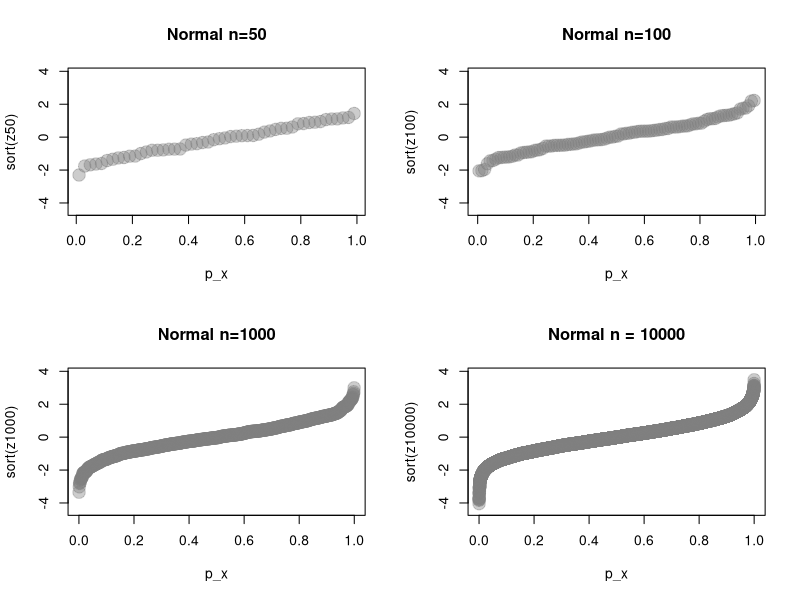
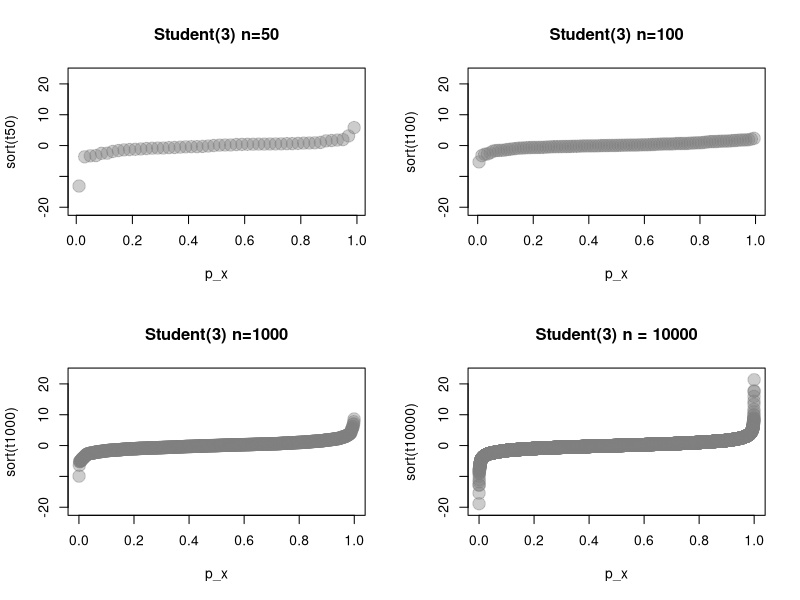
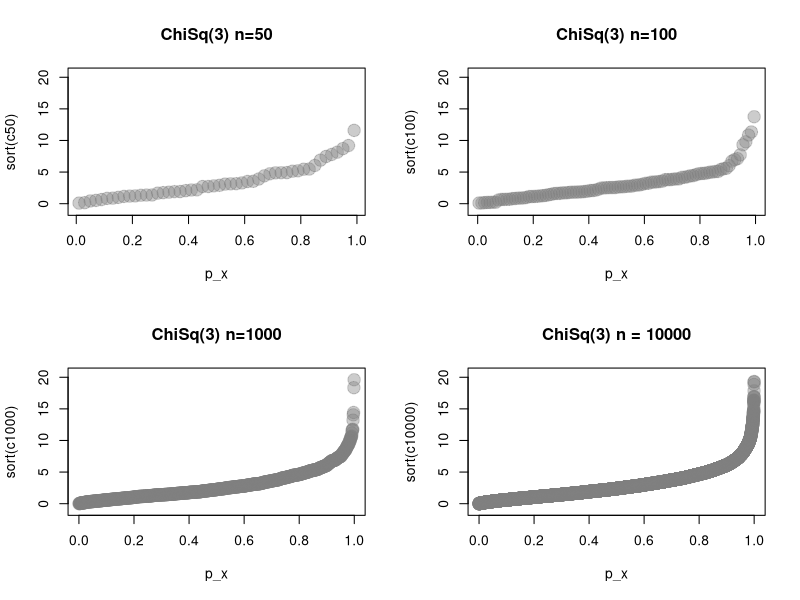
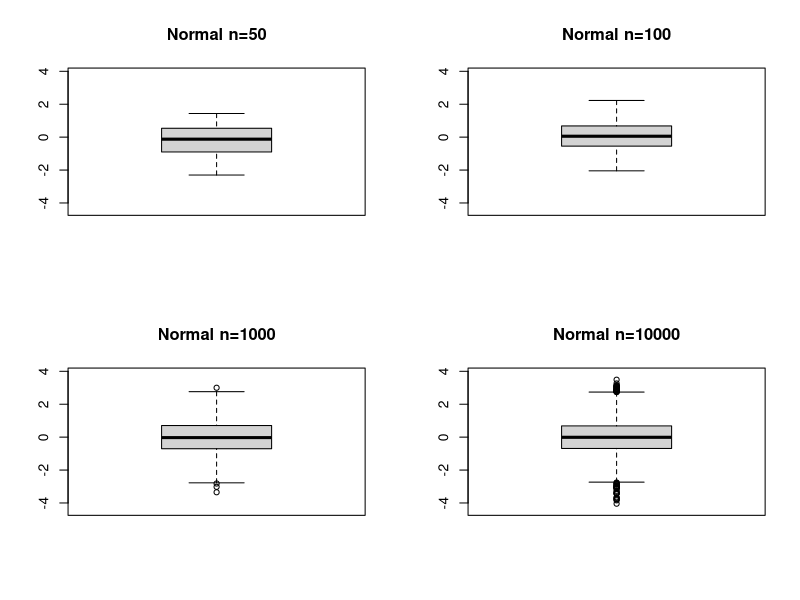
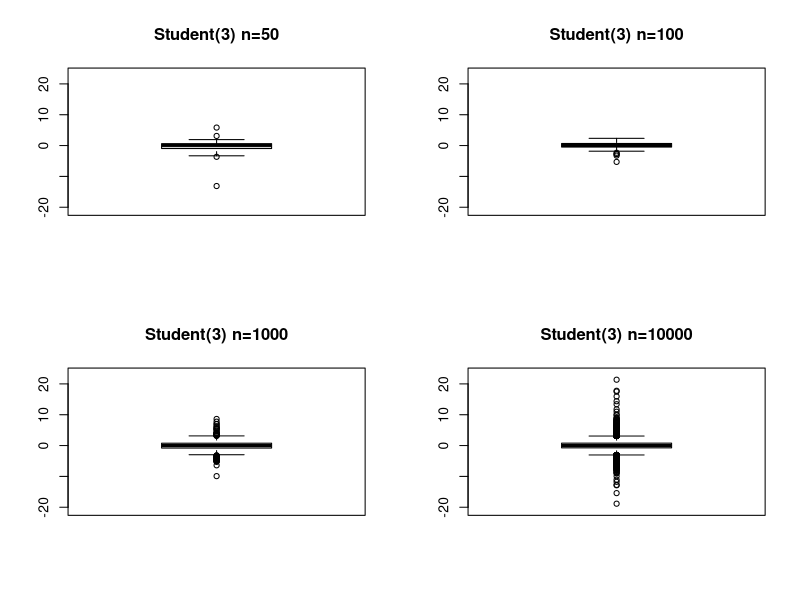
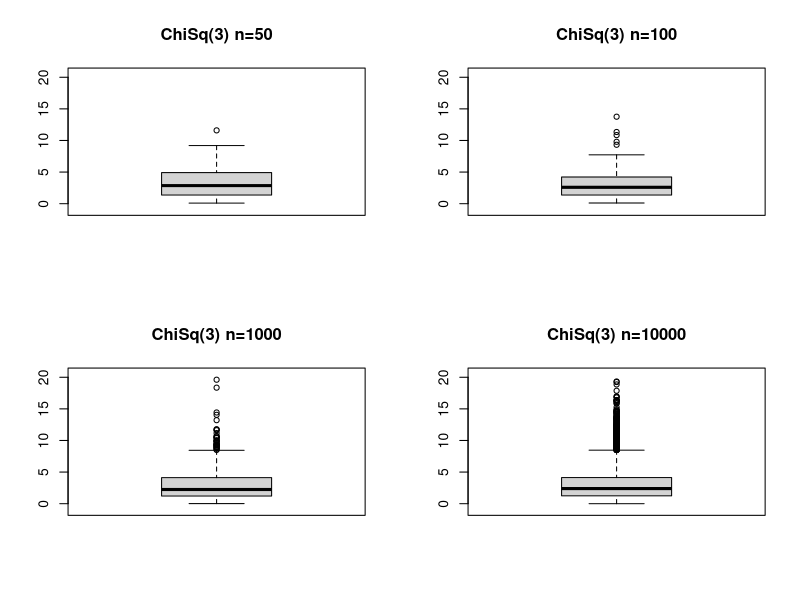
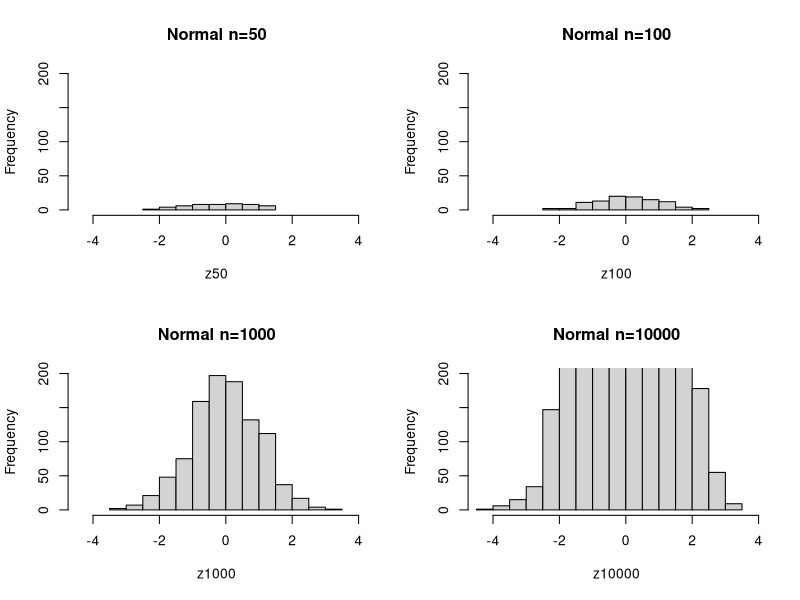
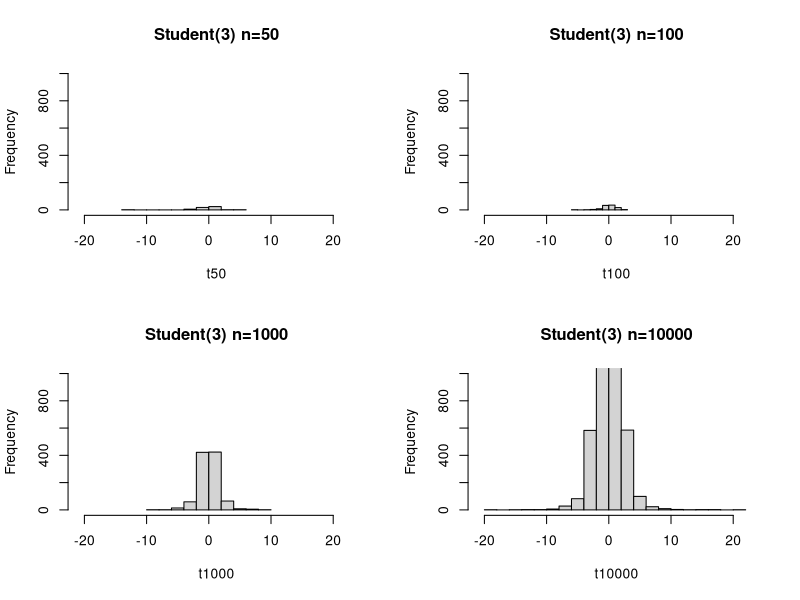

Write R code to recreate these figures, in order.
## ---- chunk 1
knitr::opts_chunk$set(echo = TRUE)
## ---- chunk 2
    set.seed(314159)
    n1 <- 50
    n2 <- 100
    n3 <- 1000
    n4 <- 10000
    # The normal data
    z50 <- rnorm(n1, mean=0, sd=1)
    z100 <- rnorm(n2, mean=0, sd=1)
    z1000 <- rnorm(n3, mean=0, sd=1)
    z10000 <- rnorm(n4, mean=0, sd=1)
    zlims <- extendrange(c(z50, z100, z1000, z10000))
    
    # The student t (3) data
    t50 <- rt(n1, df=3)
    t100 <- rt(n2, df=3)
    t1000 <- rt(n3, df=3)
    t10000 <- rt(n4, df=3)
    tlims <- extendrange(c(t50, t100, t1000, t10000))
    
    # The Chi-squared (3) data
    c50 <- rchisq(n1, df=3)
    c100 <- rchisq(n2, df=3)
    c1000 <- rchisq(n3, df=3)
    c10000 <- rchisq(n4, df=3)
    clims <- extendrange(c(c50, c100, c1000, c10000))
    
    
## ---- chunk 3
      # Normal
      par(mfrow=c(2,2))
      p_x <- ppoints(z50)
      plot(p_x, sort(z50), main="Normal n=50", ylim = zlims, col=adjustcolor("grey50", 0.4), pch=19, cex=2,)
      p_x <- ppoints(z100)
      plot(p_x, sort(z100), main="Normal n=100", ylim=zlims, col=adjustcolor("grey50", 0.4), pch=19, cex=2,)
      p_x <- ppoints(z1000)
      plot(p_x, sort(z1000), main="Normal n=1000", ylim=zlims, col=adjustcolor("grey50", 0.4), pch=19, cex=2,)
      p_x <- ppoints(z10000)
      plot(p_x, sort(z10000), main = "Normal n = 10000", ylim=zlims, col=adjustcolor("grey50", 0.4), pch=19, cex=2,)
## ---- chunk 4
    # Student(3)
    par(mfrow=c(2,2))
    p_x <- ppoints(t50)
    plot(p_x, sort(t50), main="Student(3) n=50", ylim = tlims, col=adjustcolor("grey50", 0.4), pch=19, cex=2,)
    p_x <- ppoints(t100)
    plot(p_x, sort(t100), main="Student(3) n=100", ylim=tlims, col=adjustcolor("grey50", 0.4), pch=19, cex=2,)
    p_x <- ppoints(t1000)
    plot(p_x, sort(t1000), main="Student(3) n=1000", ylim=tlims, col=adjustcolor("grey50", 0.4), pch=19, cex=2,)
    p_x <- ppoints(t10000)
    plot(p_x, sort(t10000), main = "Student(3) n = 10000", ylim=tlims, col=adjustcolor("grey50", 0.4), pch=19, cex=2,)
## ---- chunk 5
    # Chisq(3)
    par(mfrow=c(2,2))
    p_x <- ppoints(c50)
    plot(p_x, sort(c50), main="ChiSq(3) n=50", ylim = clims, col=adjustcolor("grey50", 0.4), pch=19, cex=2,)
    p_x <- ppoints(c100)
    plot(p_x, sort(c100), main="ChiSq(3) n=100", ylim=clims, col=adjustcolor("grey50", 0.4), pch=19, cex=2,)
    p_x <- ppoints(c1000)
    plot(p_x, sort(c1000), main="ChiSq(3) n=1000", ylim=clims, col=adjustcolor("grey50", 0.4), pch=19, cex=2,)
    p_x <- ppoints(c10000)
    plot(p_x, sort(c10000), main = "ChiSq(3) n = 10000", ylim=clims, col=adjustcolor("grey50", 0.4), pch=19, cex=2,)
## ---- chunk 6
    # Normal boxplots
    par(mfrow=c(2,2))
    boxplot(z50, ylim=zlims, main="Normal n=50")
    boxplot(z100, ylim=zlims, main="Normal n=100")
    boxplot(z1000, ylim=zlims, main="Normal n=1000")
    boxplot(z10000, ylim=zlims, main="Normal n=10000")
## ---- chunk 7
    # Student(3) boxplots
    par(mfrow=c(2,2))
    boxplot(t50, ylim=tlims, main="Student(3) n=50")
    boxplot(t100, ylim=tlims, main="Student(3) n=100")
    boxplot(t1000, ylim=tlims, main="Student(3) n=1000")
    boxplot(t10000, ylim=tlims, main="Student(3) n=10000")
## ---- chunk 8
    # ChiSq(3) boxplots
    par(mfrow=c(2,2))
    boxplot(c50, ylim=clims, main="ChiSq(3) n=50")
    boxplot(c100, ylim=clims, main="ChiSq(3) n=100")
    boxplot(c1000, ylim=clims, main="ChiSq(3) n=1000")
    boxplot(c10000, ylim=clims, main="ChiSq(3) n=10000")
## ---- chunk 9
    # Normal histograms
    par(mfrow=c(2,2))
    hist(z50, xlim=zlims, ylim=c(0,200), main="Normal n=50")
    hist(z100, xlim=zlims, ylim=c(0,200), main="Normal n=100")
    hist(z1000, xlim=zlims, ylim=c(0,200), main="Normal n=1000")
    hist(z10000, xlim=zlims, ylim=c(0,200), main="Normal n=10000")
## ---- chunk 10
    # Student(3) histograms
    par(mfrow=c(2,2))
    hist(t50, xlim=tlims, ylim=c(0,1000), main="Student(3) n=50")
    hist(t100, xlim=tlims, ylim=c(0,1000), main="Student(3) n=100")
    hist(t1000, xlim=tlims, ylim=c(0,1000), main="Student(3) n=1000")
    hist(t10000, xlim=tlims, ylim=c(0,1000), main="Student(3) n=10000")
## ---- chunk 11
    # ChiSq(3) boxplots
    par(mfrow=c(2,2))
    hist(c50, xlim=clims, ylim=c(0,400),  main="ChiSq(3) n=50")
    hist(c100, xlim=clims, ylim=c(0,400), main="ChiSq(3) n=100")
    hist(c1000, xlim=clims, ylim=c(0,400), main="ChiSq(3) n=1000")
    hist(c10000, xlim=clims, ylim=c(0,400), main="ChiSq(3) n=10000")
## ---- chunk 12
    # Normal density plots
    par(mfrow=c(2,2))
    plot(density(z50), xlim=zlims, ylim=c(0,0.4), main="Normal n=50")
    polygon(density(z50), col = "grey50")
    plot(density(z100), xlim=zlims, ylim=c(0,0.4), main="Normal n=100")
    polygon(density(z100), col = "grey50")
    plot(density(z1000), xlim=zlims, ylim=c(0,0.4), main="Normal n=1000")
    polygon(density(z1000), col = "grey50")
    plot(density(z10000), xlim=zlims, ylim=c(0,0.4), main="Normal n=10000")
    polygon(density(z10000), col = "grey50")
## ---- chunk 13
    # Student(3) density plots
    par(mfrow=c(2,2))
    plot(density(t50), xlim=tlims, ylim=c(0,0.4), main="Student(3) n=50")
    polygon(density(t50), col = "grey50")
    plot(density(t100), xlim=tlims, ylim=c(0,0.4), main="Student(3) n=100")
    polygon(density(t100), col = "grey50")
    plot(density(t1000), xlim=tlims, ylim=c(0,0.4), main="Student(3) n=1000")
    polygon(density(t1000), col = "grey50")
    plot(density(t10000), xlim=tlims, ylim=c(0,0.4), main="Student(3) n=10000")
    polygon(density(t10000), col = "grey50")
## ---- chunk 14
    # ChiSq(3) density plots
    par(mfrow=c(2,2))
    plot(density(c50), xlim=clims, ylim=c(0,0.4), main="ChiSq(3) n=50")
    polygon(density(c50), col = "grey50")
    plot(density(c100), xlim=clims, ylim=c(0,0.4), main="ChiSq(3) n=100")
    polygon(density(c100), col = "grey50")
    plot(density(c1000), xlim=clims, ylim=c(0,0.4), main="ChiSq(3) n=1000")
    polygon(density(c1000), col = "grey50")
    plot(density(c10000), xlim=clims, ylim=c(0,0.4), main="ChiSq(3) n=10000")
    polygon(density(c10000), col = "grey50")
